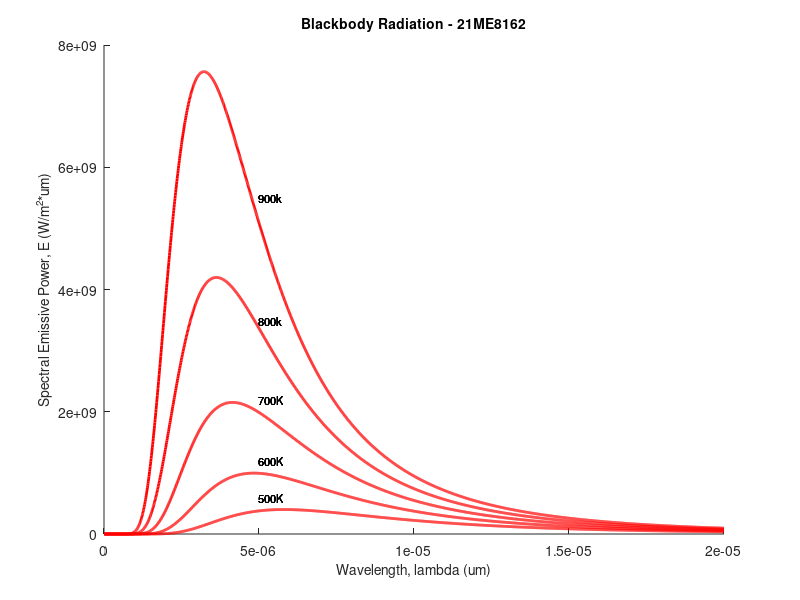

Reproduce this figure in MATLAB.
% Defining the constants
% Speed of light in m/s
    c = 3e+8;
% Planck's Constant
    h = 6.626e-34;
% Boltzman Constant
    k = 1.38e-23;
% Temperature range plotted in Kelvin
    T = [500 600 700 800 900];
lambda=(0.0:0.01:20).*1e-6; 
figure(1)
for i=1:5

    % Planck's Distribution Law
    E(:,i) = (2*pi*h*c.^2)./((lambda.^5).*(exp((h.*c)./(k.*T(i).*lambda))-1));
    hold on
    plot(lambda,E(:,i),'r','LineWidth',2)
    text(.5e-5,.6e9,'500K','fontSize',8)
    text(.5e-5,1.2e9,'600K','fontSize',8)
    text(.5e-5,2.2e9,'700K','fontSize',8)
    text(.5e-5,3.5e9,'800k','fontsize',8)
    text(.5e-5,5.5e9,'900k','fontsize',8)

    xlabel('Wavelength, lambda (um)','fontsize',10)
    ylabel('Spectral Emissive Power, E (W/m^2*um)','fontsize',10)
    title('Blackbody Radiation - 21ME8162','fontsize',10)
    
    fh = figure(1);
    set(fh, 'color', 'white');
end